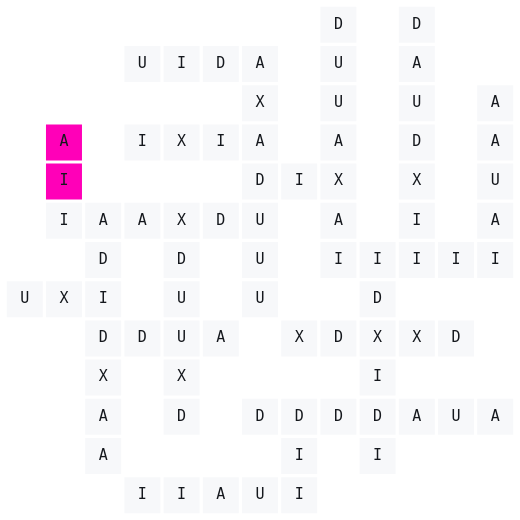

Notebook code for this chart:
### Markdown cell above
# Keep in Mind

Ground truth != only solution

### Code cell
plot_llm_run_move(
    context,
    move_source="ground_truth",
    visible_axes=visible_axes,
    slice_coords=SLICE_COORDS,
)

### Figure 1 — Plotly figure (JSON) as saved in the notebook; plotly's stock layout.template omitted (floating-point values rounded to 4 significant figures)
{"data": [{"customdata": [[[-10, -1], "0"], [[-9, -1], "0"], [[-9, 1], "0"], [[-9, 2], ""], [[-9, 3], ""], [[-8, -5], "1"], [[-8, -4], "1"], [[-8, -3], "1"], [[-8, -2], "1"], [[-8, -1], "0,1"], [[-8, 0], "1"], [[-8, 1], "0,1"], [[-7, -6], "0"], [[-7, -2], "0"], [[-7, 1], "0"], [[-7, 3], "0"], [[-7, 5], "0"], [[-6, -6], "0"], [[-6, -4], "1"], [[-6, -3], "1"], [[-6, -2], "0,1"], [[-6, -1], "1"], [[-6, 0], "1"], [[-6, 1], "0,1"], [[-6, 3], "0"], [[-6, 5], "0"], [[-5, -6], "0"], [[-5, -2], "0"], [[-5, 1], "0"], [[-5, 3], "0"], [[-5, 5], "0"], [[-4, -6], "0"], [[-4, -4], "0"], [[-4, -1], "1"], [[-4, 0], "1"], [[-4, 1], "0,1"], [[-4, 2], "0,1"], [[-4, 3], "0,1"], [[-4, 4], "1"], [[-4, 5], "0,1"], [[-3, -6], "0,1"], [[-3, -5], "1"], [[-3, -4], "0,1"], [[-3, -2], "0"], [[-3, 2], "0"], [[-2, -4], "0"], [[-2, -2], "0"], [[-2, 0], "0,1"], [[-2, 1], "1"], [[-2, 2], "0,1"], [[-2, 3], "1"], [[-2, 4], "1"], [[-2, 5], "1"], [[-2, 6], "1"], [[-1, -5], "1"], [[-1, -4], "0,1"], [[-1, -3], "1"], [[-1, -2], "0,1"], [[-1, -1], "1"], [[-1, 0], "0,1"], [[0, -4], "0"], [[0, -2], "0"], [[0, 0], "0,1"], [[0, 1], "1"], [[0, 2], "1"], [[0, 3], "1"], [[0, 4], "1"], [[0, 5], "1"], [[0, 6], "1"], [[1, -4], "0"], [[1, -2], "0"], [[1, 0], "0"], [[2, -4], "0"], [[2, 0], "0,1"], [[2, 1], "1"], [[2, 2], "1"], [[2, 3], "1"], [[2, 4], "1"]], "hovertemplate": "coord=%{customdata[0]}<br>symbol=%{text}<br>axes=%{customdata[1]}<extra></extra>", "marker": {"color": ["#f7f8fa", "#f7f8fa", "#f7f8fa", "#ff00b8", "#ff00b8", "#f7f8fa", "#f7f8fa", "#f7f8fa", "#f7f8fa", "#f7f8fa", "#f7f8fa", "#f7f8fa", "#f7f8fa", "#f7f8fa", "#f7f8fa", "#f7f8fa", "#f7f8fa", "#f7f8fa", "#f7f8fa", "#f7f8fa", "#f7f8fa", "#f7f8fa", "#f7f8fa", "#f7f8fa", "#f7f8fa", "#f7f8fa", "#f7f8fa", "#f7f8fa", "#f7f8fa", "#f7f8fa", "#f7f8fa", "#f7f8fa", "#f7f8fa", "#f7f8fa", "#f7f8fa", "#f7f8fa", "#f7f8fa", "#f7f8fa", "#f7f8fa", "#f7f8fa", "#f7f8fa", "#f7f8fa", "#f7f8fa", "#f7f8fa", "#f7f8fa", "#f7f8fa", "#f7f8fa", "#f7f8fa", "#f7f8fa", "#f7f8fa", "#f7f8fa", "#f7f8fa", "#f7f8fa", "#f7f8fa", "#f7f8fa", "#f7f8fa", "#f7f8fa", "#f7f8fa", "#f7f8fa", "#f7f8fa", "#f7f8fa", "#f7f8fa", "#f7f8fa", "#f7f8fa", "#f7f8fa", "#f7f8fa", "#f7f8fa", "#f7f8fa", "#f7f8fa", "#f7f8fa", "#f7f8fa", "#f7f8fa", "#f7f8fa", "#f7f8fa", "#f7f8fa", "#f7f8fa", "#f7f8fa", "#f7f8fa"], "line": {"color": "rgba(0, 0, 0, 0)", "width": 0}, "size": 36, "symbol": "square"}, "mode": "markers+text", "showlegend": false, "text": ["U", "X", "I", "I", "A", "A", "A", "X", "D", "I", "D", "A", "I", "D", "A", "I", "U", "I", "D", "X", "U", "U", "D", "X", "X", "I", "A", "A", "D", "I", "D", "U", "D", "U", "U", "U", "D", "A", "X", "A", "I", "I", "D", "X", "I", "D", "D", "I", "A", "X", "A", "U", "U", "D", "I", "D", "I", "X", "D", "I", "A", "X", "I", "I", "X", "D", "U", "A", "D", "U", "D", "I", "A", "I", "A", "U", "A", "A"], "textfont": {"color": "#15181d", "family": "DejaVu Sans Mono, Menlo, Consolas, monospace", "size": 15}, "textposition": "middle center", "type": "scatter", "x": [-10, -9, -9, -9, -9, -8, -8, -8, -8, -8, -8, -8, -7, -7, -7, -7, -7, -6, -6, -6, -6, -6, -6, -6, -6, -6, -5, -5, -5, -5, -5, -4, -4, -4, -4, -4, -4, -4, -4, -4, -3, -3, -3, -3, -3, -2, -2, -2, -2, -2, -2, -2, -2, -2, -1, -1, -1, -1, -1, -1, 0, 0, 0, 0, 0, 0, 0, 0, 0, 1, 1, 1, 2, 2, 2, 2, 2, 2], "y": [-1, -1, 1, 2, 3, -5, -4, -3, -2, -1, 0, 1, -6, -2, 1, 3, 5, -6, -4, -3, -2, -1, 0, 1, 3, 5, -6, -2, 1, 3, 5, -6, -4, -1, 0, 1, 2, 3, 4, 5, -6, -5, -4, -2, 2, -4, -2, 0, 1, 2, 3, 4, 5, 6, -5, -4, -3, -2, -1, 0, -4, -2, 0, 1, 2, 3, 4, 5, 6, -4, -2, 0, -4, 0, 1, 2, 3, 4]}], "layout": {"dragmode": "pan", "height": 520, "margin": {"b": 4, "l": 4, "r": 4, "t": 4}, "paper_bgcolor": "white", "plot_bgcolor": "rgba(0, 0, 0, 0)", "showlegend": false, "width": 520, "xaxis": {"range": [-10.53, 2.53], "scaleanchor": "y", "scaleratio": 1, "showgrid": false, "showticklabels": false, "visible": false, "zeroline": false}, "yaxis": {"range": [-6.53, 6.53], "showgrid": false, "showticklabels": false, "visible": false, "zeroline": false}}}
